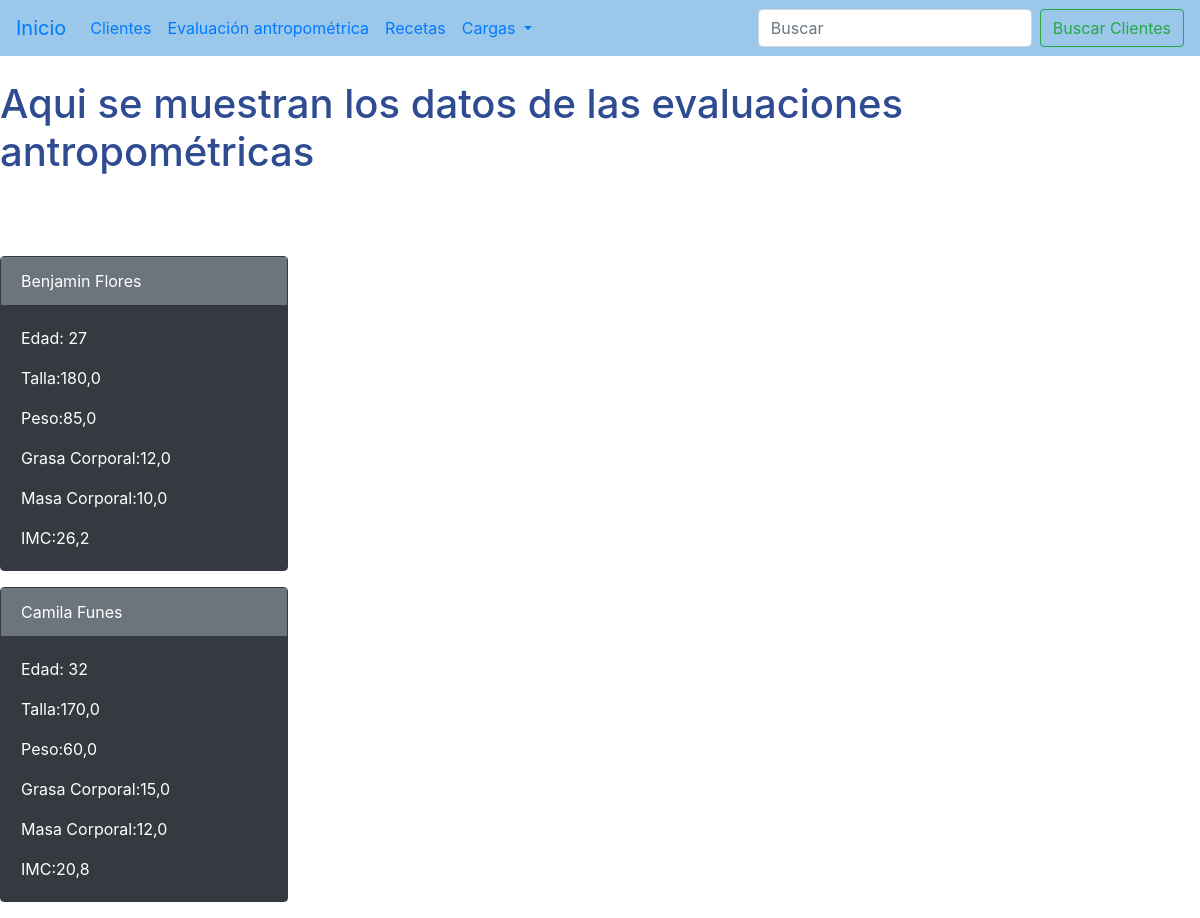
The app's page /clientes/evaluacion/, older data.
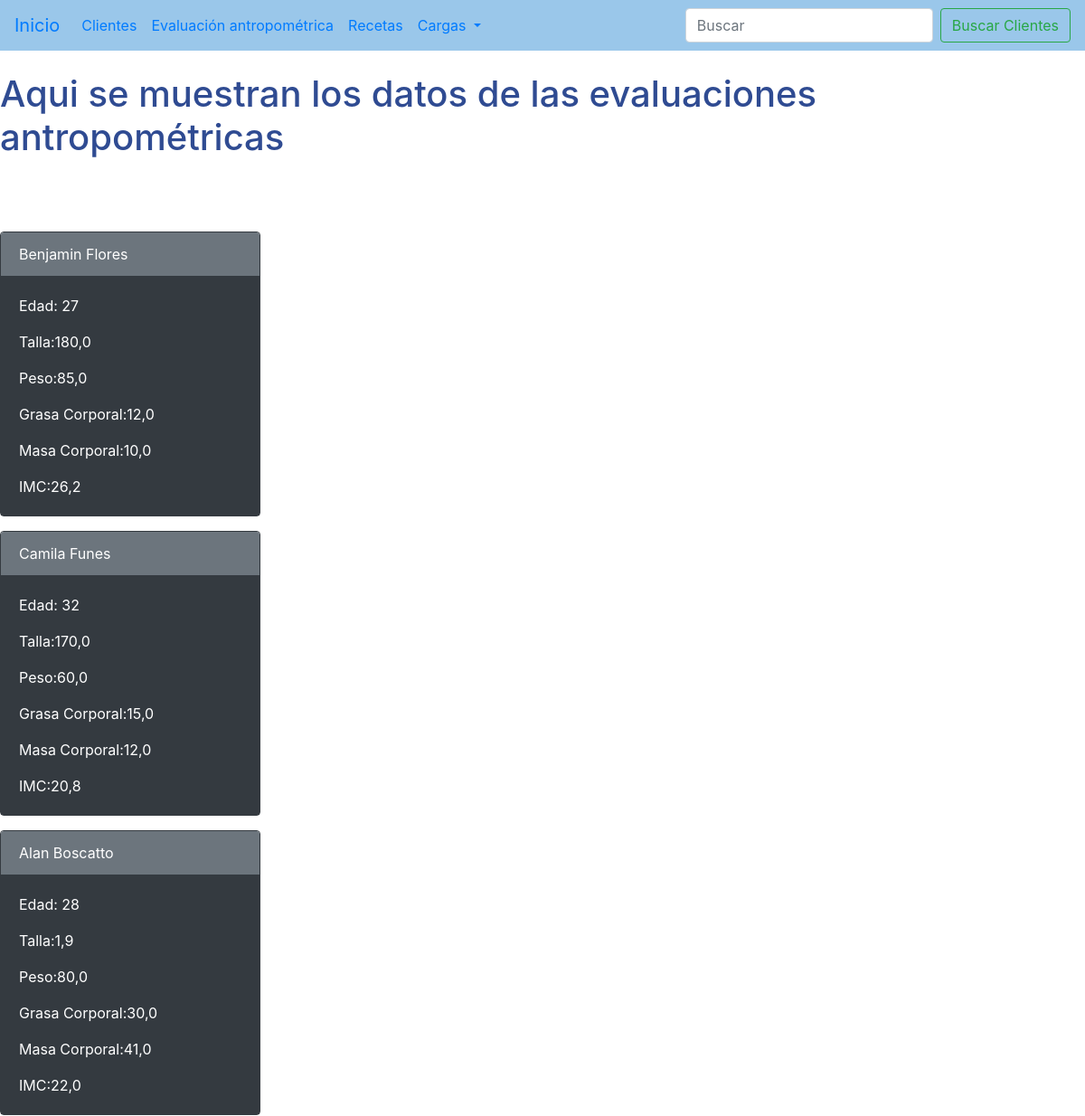
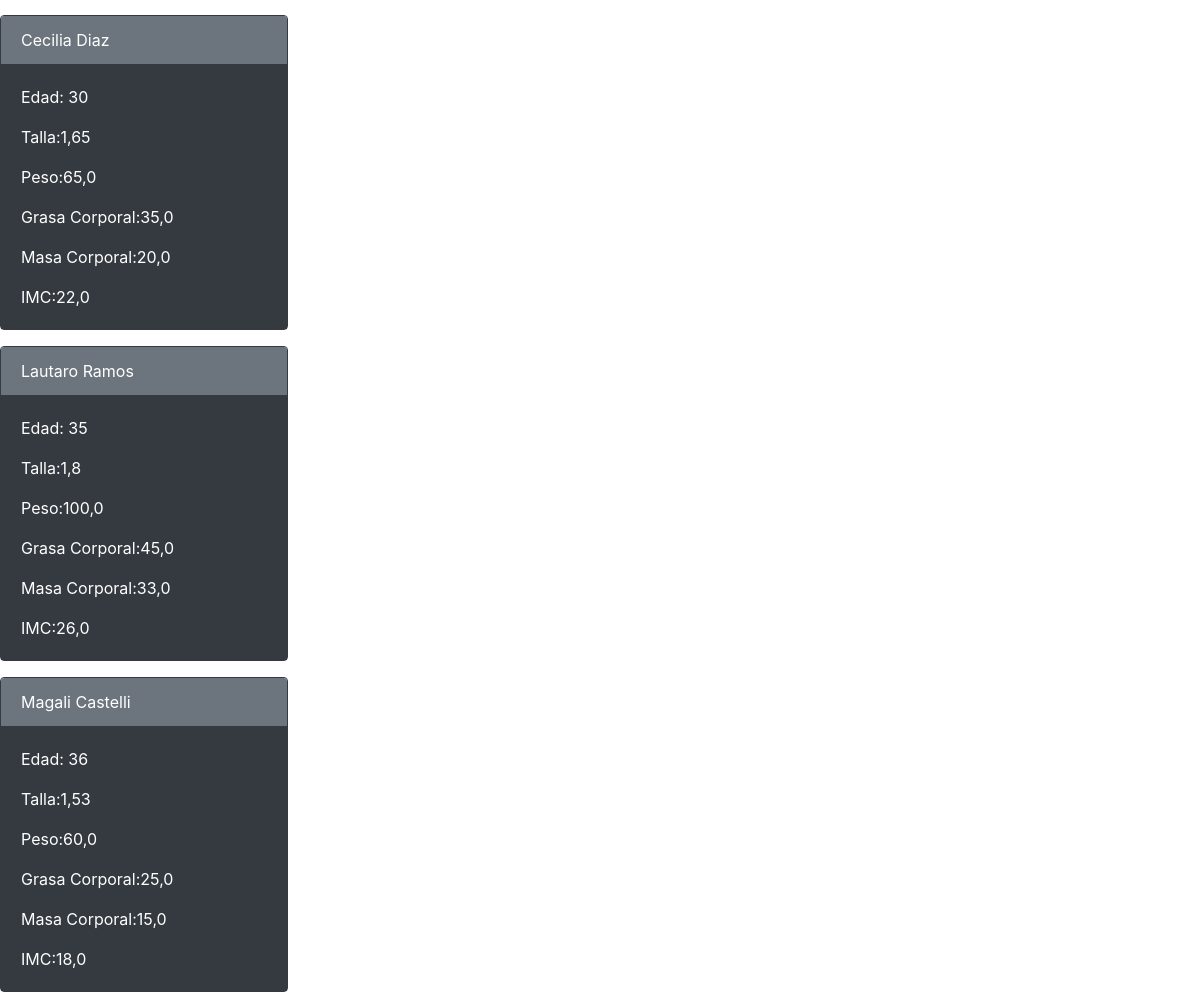
The same page, newer data (2 pictures, top to bottom).
### app_nutricion/models.py (models this page shows)
class Evaluacion_Antropometrica(models.Model):
    name_evaluacion = models.CharField(max_length=50)
    age = models.IntegerField()
    size = models.FloatField()
    weight = models.FloatField()
    bodyfat = models.FloatField()
    musclemass = models.FloatField()
    IMC = models.FloatField()
    class Meta:
        verbose_name = "Evaluacion Antropometrica"
        verbose_name_plural = "Evaluaciones"

### app_nutricion/views.py (the view)
# urls.py: path('evaluacion/', evaluacion_antropometrica, name="evaluacion_antropometrica"),
def evaluacion_antropometrica(request):
    evaluacion_antropometrica = Evaluacion_Antropometrica.objects.all()
    context = {"evaluacion_antropometrica": evaluacion_antropometrica}
    return render(request, "evaluacion_antropometrica.html", context=context)

### templates/evaluacion_antropometrica.html (shortened to what this page needs)
{% extends 'base.html' %}
{% block contenido %}
<br>
<h1 style = color:rgb(47,75,146)> Aqui se muestran los datos de las evaluaciones antropométricas</h1>
{% for value in evaluacion_antropometrica %}
    <div class="card text-dark border-dark mb-3" style="max-width: 18rem;">
        <div class="card-header text-white bg-secondary border-dark">{{value.name_evaluacion}}</div>
        <div class="card-body text-white bg-dark border-dark">
        <p class="card-text">Edad: {{value.age}}</p>
        <p class="card-text">Talla:{{value.size}} </p>
        <p class="card-text">Peso:{{value.weight}} </p>
        <p class="card-text">Grasa Corporal:{{value.bodyfat}} </p>
        <p class="card-text">Masa Corporal:{{value.musclemass}} </p>
        <p class="card-text">IMC:{{value.IMC}} </p>
        </div>
    </div>
{% endfor %}
{% endblock %}

### templates/base.html (shortened to what this page needs)
<!DOCTYPE html>
<html lang="en">
<head>
</head>
<link rel="stylesheet" href="https://cdn.jsdelivr.net/npm/bootstrap@4.6.1/dist/css/bootstrap.min.css">
<body>
    <nav class="navbar navbar-expand-lg navbar" style="background-color:rgb(154, 199, 234);">
        <a class="navbar-brand" href="/"> Inicio </a>
        <div class="collapse navbar-collapse" id="navbarSupportedContent">
        <ul class="navbar-nav mr-auto">
            <li class="nav-item">
            <a class="nav-link" href="/clientes/">Clientes</a>
            </li>
            <li class="nav-item">
            <a class="nav-link" href="/evaluacion/">Evaluación antropométrica</a>
            </li>
            <li class="nav-item">
            <a class="nav-link" href="/recetas">Recetas</a>
            </li>
            <li class="nav-item dropdown">
            <a class="nav-link dropdown-toggle" href="#" id="navbarDropdown" role="button" data-toggle="dropdown" aria-expanded="false">
                Cargas
            </a>
        </ul>
        <form class="form-inline my-2 my-lg-0" action = "/clientes/search-client/" method = "GET">
            <input class="form-control mr-sm-2" type="text" placeholder="Buscar" aria-label="Search" name = 'search'>
            <button class="btn btn-outline-success my-2 my-sm-0" type="submit">Buscar Clientes</button>
        </form>
        </div>
    </nav>
    {% block contenido %}
    {% endblock %}
</body>
</html>

Row changes from the older to the newer data that the page shows:
added Evaluacion_Antropometrica: name_evaluacion "Alan Boscatto", age "28", size "1,9", weight "80,0", bodyfat "30,0", musclemass "41,0", IMC "22,0"
added Evaluacion_Antropometrica: name_evaluacion "Cecilia Diaz", age "30", size "1,65", weight "65,0", bodyfat "35,0", musclemass "20,0", IMC "22,0"
added Evaluacion_Antropometrica: name_evaluacion "Lautaro Ramos", age "35", size "1,8", weight "100,0", bodyfat "45,0", musclemass "33,0", IMC "26,0"
added Evaluacion_Antropometrica: name_evaluacion "Magali Castelli", age "36", size "1,53", weight "60,0", bodyfat "25,0", musclemass "15,0", IMC "18,0"
